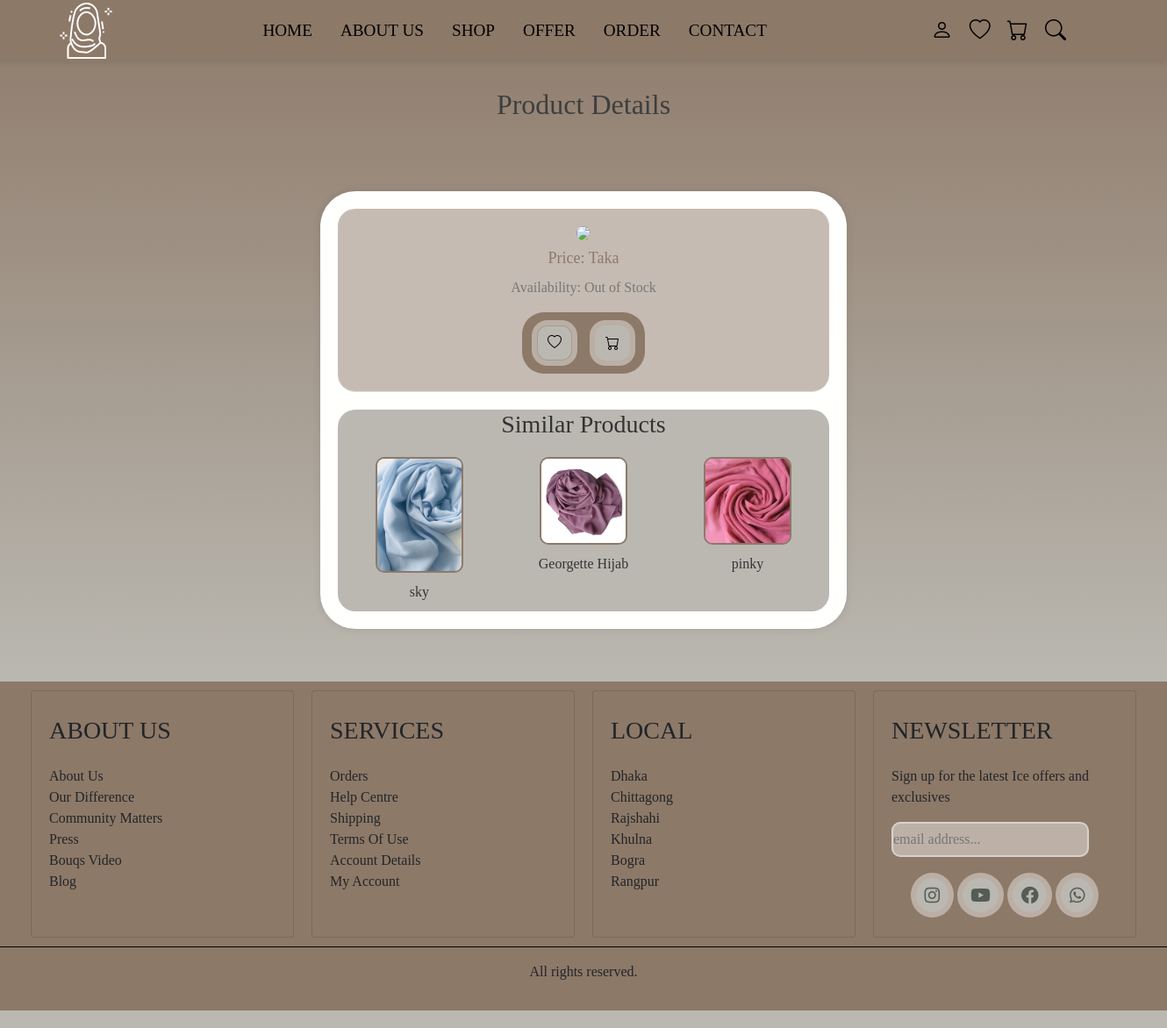
Before: /product.php with the older database file.
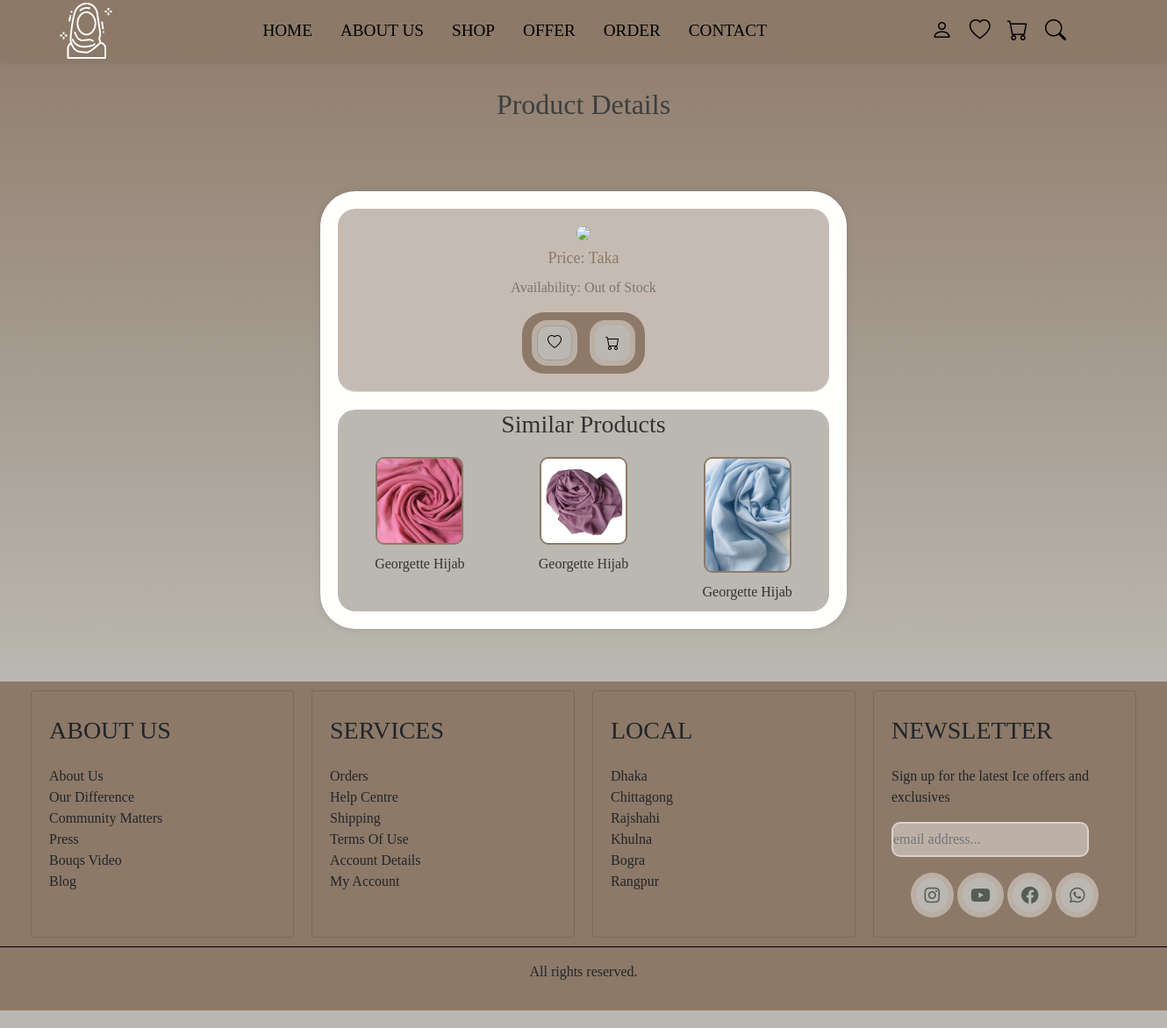
After: the same page with the newer database file.
### tables this page shows
CREATE TABLE `products` (
  `id` int(255) NOT NULL,
  `name` varchar(255) NOT NULL,
  `price` int(255) NOT NULL,
  `product_quantity` int(11) NOT NULL,
  `product_detail` varchar(255) NOT NULL,
  `image` varchar(255) NOT NULL
);

### product.php (the view, shortened to what this page needs)
<?php
include 'connection.php';
$current_date = date('Y-m-d');
$product_id = $_GET['id'];
$product_query = mysqli_query($conn, "
    SELECT p.*, o.discount, o.valid_to
    FROM `products` p
    LEFT JOIN `offers` o ON FIND_IN_SET(p.id, o.product_ids) > 0
    WHERE p.id = '$product_id'
");
$product = mysqli_fetch_assoc($product_query);
if (isset($product['discount']) && isset($product['valid_to'])) {
    if ($current_date <= $product['valid_to']) {
        $product['discounted_price'] = $product['price'] - ($product['price'] * ($product['discount'] / 100));
    } else {
        $product['discount'] = null;
        $product['valid_to'] = null;
        $product['discounted_price'] = $product['price'];
    }
} else {
    $product['discounted_price'] = $product['price'];
}
$product_keywords = explode(' ', $product['product_detail']);
$keyword_conditions = array_map(function($keyword) {
    return "`product_detail` LIKE '%$keyword%'";
}, $product_keywords);
$similar_products_query = mysqli_query($conn, "SELECT * FROM `products` WHERE `id` != '$product_id' AND (" . implode(' OR ', $keyword_conditions) . ") LIMIT 3");
$product_id = $_GET['id'];
$product_query = mysqli_query($conn, "SELECT * FROM `products` WHERE `id`='$product_id'");
$product = mysqli_fetch_assoc($product_query);
$offers = [];
$original_price = $product['price'];
$discounted_price = $original_price;
?>
<!DOCTYPE html>
<html lang="en">
<head>
    <link rel="stylesheet" href="https://stackpath.bootstrapcdn.com/bootstrap/4.5.2/css/bootstrap.min.css">
</head>
<body>
<?php include 'header.php'; ?>
<section class="form-container1" style="background: linear-gradient(to bottom, #8d7968,#bab8b1); padding:20px; margin-top:-20px;">
        <h1 style="color: #3e3f3e; font-size: 32px; margin-top:100px;">Product Details</h1>
        <div class="container">
        <div class="product-details">
                <form method="post" action="product.php?id=<?php echo $product['id']; ?>">
                    <img src="img/<?php echo $product['image']; ?>">
                    <h4 style="font-size: 15px; font-weight: 300; color: #333;">
                        <?php if (!empty($offers)): ?>
                            <p style="font-size: 18px; color: #A52A2A; font-weight: 400;" class="product-price">
                                Original Price: <del>Taka<?php echo $product['price']; ?></del> </p>
                            <p style="color: #333;"> Discounted Price: Taka<?php echo number_format($discounted_price, 2); ?></p>
                        <?php else: ?>
                            <p style="font-size: 18px; font-weight: 400;" class="product-price">
                                Price: Taka<?php echo $product['price']; ?>
                            </p>
                        <?php endif; ?>
                    </h4>
                    <p class="product-availability">Availability: <?php echo ($product['product_quantity'] > 0) ? 'In Stock' : 'Out of Stock'; ?></p>
                    <div class="icon">
                        <button type="submit" name="wishlist_submit" onclick="return confirm('Want to wishlist this product?')">
                            <i class="bi bi-heart"></i>
                        </button>
                        <a href="product.php?id=<?php echo $product['id']; ?>&cart=<?php echo $product['id']; ?>" class="bi bi-cart" onclick="return confirm('Want to cart this product?');"></a>
                    </div>
                </form>
            </div>
            <div class="similar-products">
                <h2>Similar Products</h2>
                <div class="similar-product-list">
                    <?php while ($similar_product = mysqli_fetch_assoc($similar_products_query)) { ?>
                    <div class="similar-product">
                        <a href="product.php?id=<?php echo $similar_product['id']; ?>">
                            <img src="img/<?php echo $similar_product['image']; ?>" alt="Similar Product">
                        </a>
                        <p><?php echo $similar_product['name']; ?></p>
                    </div>
                    <?php } ?>
                </div>
            </div>
        </div>
    </section>
<?php include 'footer.php'; ?>
</body>
</html>

Changed rows visible on the page:
removed products: image (picture), name "sky"
removed products: image (picture), name "pinky"
added products: image (picture), name "Georgette Hijab"
added products: image (picture), name "Georgette Hijab"
